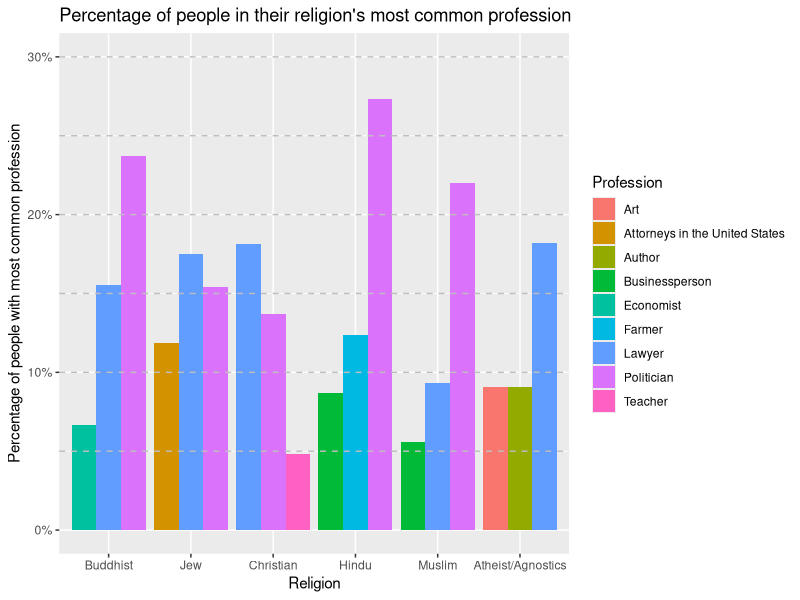

Reproduce this figure in R.
# R script for religions

library(tidyverse)

# Load data
data <- read_csv("profession_by_all.csv")

# Make table for most common professions for each religion and the counts and percentage
religion_professions <- data |>
  filter(Religion != 'Religion', Profession != 'Profession') |>
  group_by(Religion, Profession) |>
  summarise(count = n(), .groups = "drop") |>
  group_by(Religion) |>
  mutate(total_in_religion = sum(count)) |>
  slice_max(count, n = 3, with_ties = FALSE) |>
  mutate(percentage = (count / total_in_religion) * 100) |>
  ungroup() |>
  select(Religion, Profession, count, percentage) |>
  mutate(Religion = fct_reorder(Religion, percentage, .desc = TRUE))

# Plot barplot
barplot <- religion_professions |>
  ggplot(aes(
    x = Religion,
    y = percentage/100,
    fill = Profession
  )) +
  geom_col(position="dodge") +
  labs(
    x = 'Religion',
    y = 'Percentage of people with most common profession',
    title = 'Percentage of people in their religion\'s most common profession'
  ) +
  ylim(0, 30) +
  scale_y_continuous(labels=scales::label_percent()) +
  geom_hline(
    yintercept = seq(5/100, 30/100, by = 5/100),
    color = "grey", 
    linetype = "dashed"
  )

# Save the barplot as .png
ggsave(
  filename = "religions_barplot.png",
  plot = barplot
)
